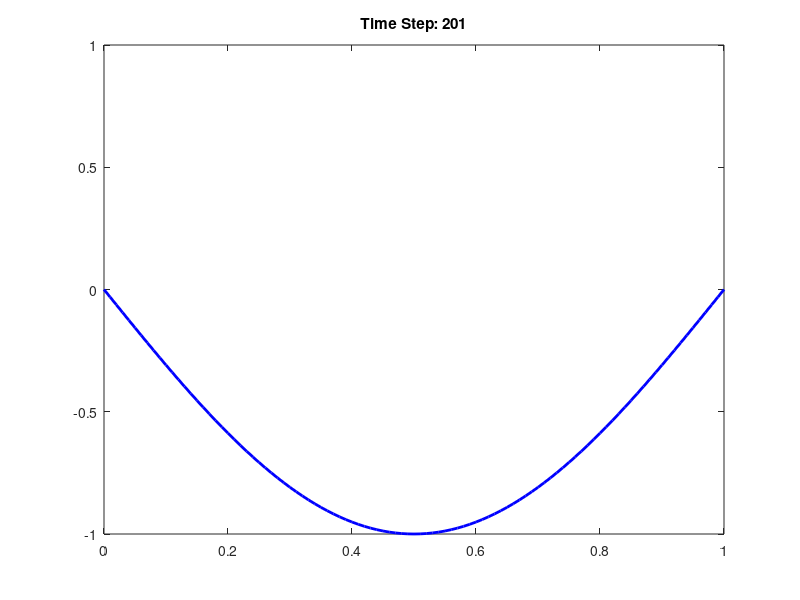

Source code (MATLAB):


%Example 3:MATLAB_code_to_Wave_Equation_(1D)_using_Finite_Difference

% Parameters
L = 1; % Length of string
c = 1; % Wave speed
dx = 0.01; dt = 0.005; % Discretization steps
x = 0:dx:L;
t = 0:dt:1;

% Initial conditions
u = sin(pi*x); % Initial displacement
v = zeros(size(x)); % Initial velocity
u_old = u;
u_new = zeros(size(x));

% Time stepping using finite difference
for n = 2:length(t)
    for i = 2:length(x)-1
u_new(i) = 2*(1 - (c*dt/dx)^2)*u(i) + (c*dt/dx)^2*(u(i+1) + u(i-1)) - u_old(i);
    end
u_old = u;
    u = u_new;

plot(x, u, 'b', 'LineWidth', 2);
axis([0 1 -1 1]);
title(['Time Step: ', num2str(n)]);
drawnow;
end
